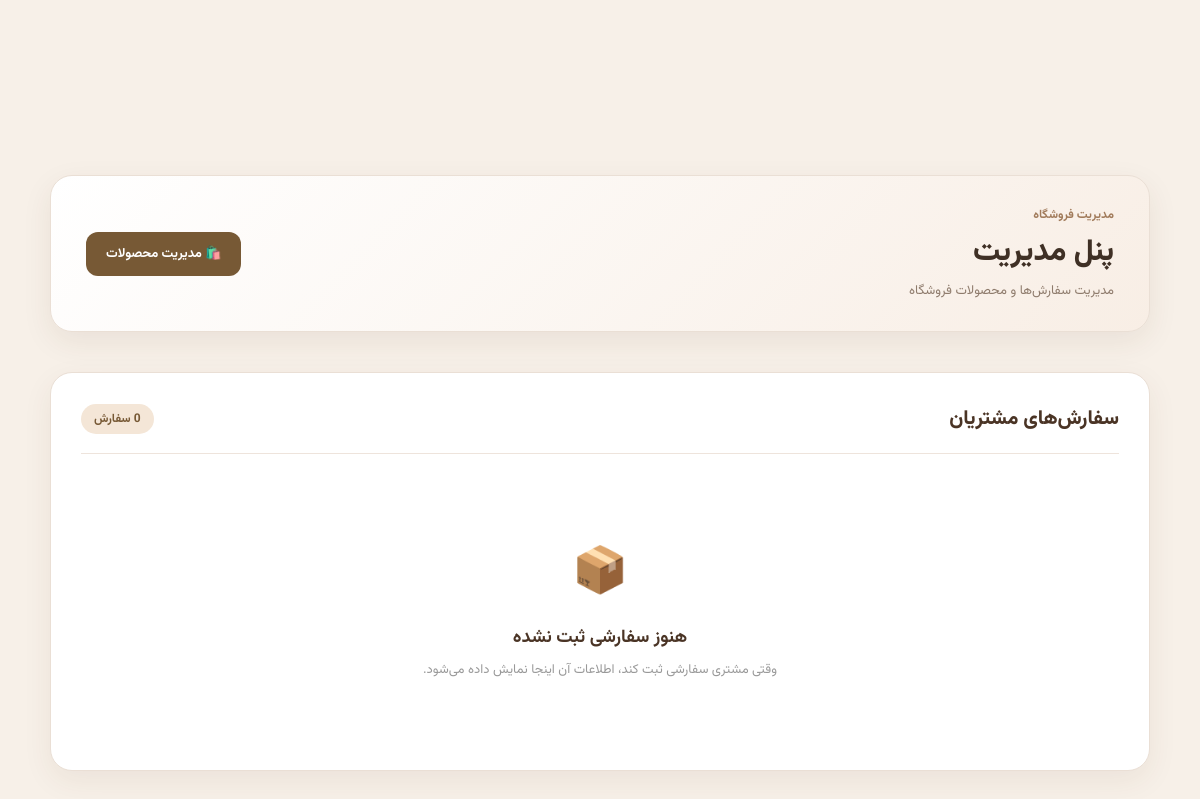
Page /admin/dashboard (signed in) on the earlier database version.
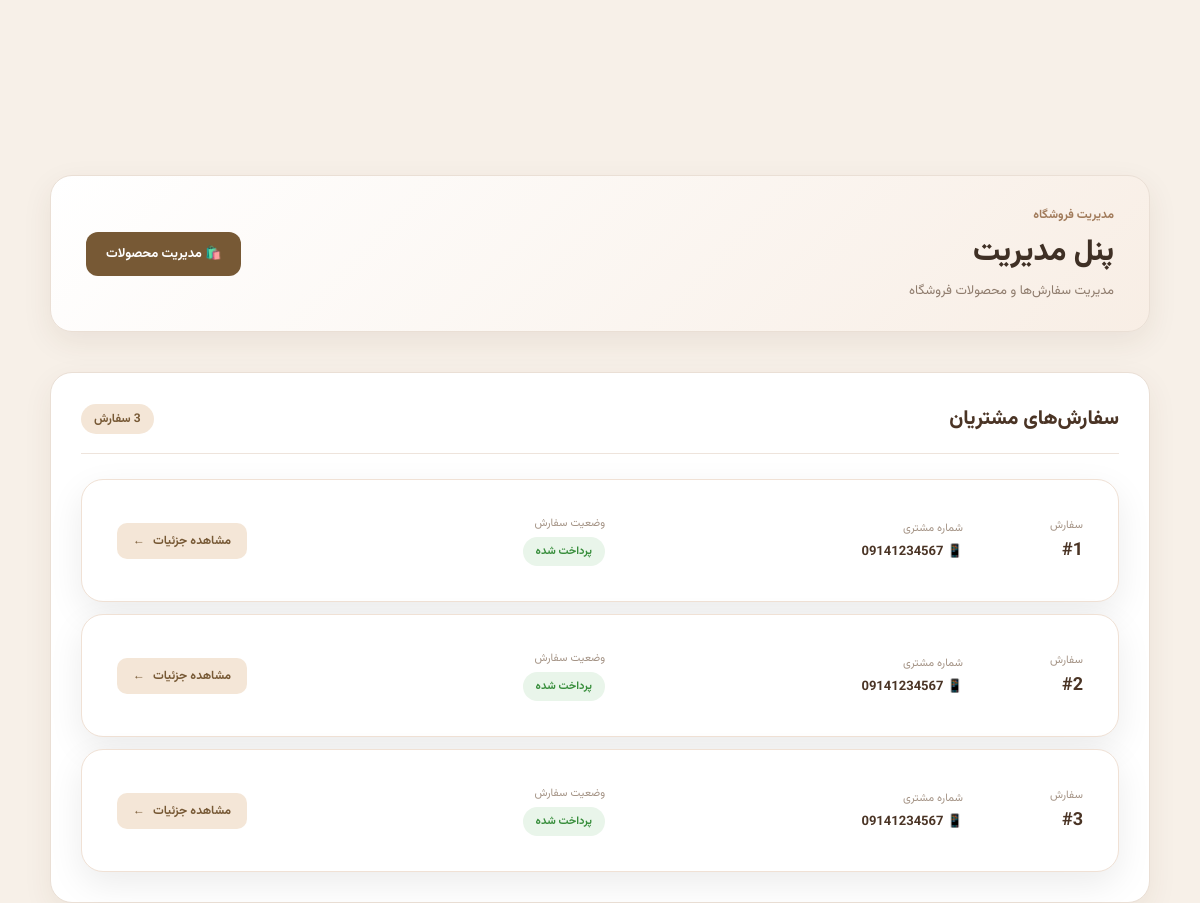
Same page on the later database version.
### models/cart.py (models this page shows, shortened)
class Cart(db.Model):
    __tablename__="carts"
    id=Column(Integer,primary_key=True)
    user_id=Column(Integer,ForeignKey('users.id') , nullable=False)
    status=Column(String,default="pending")
    user = db.relationship("User", backref=backref("carts", lazy="dynamic"))
    def get_status_persian(self):
        if self.status=="pending":
            return "در انتظار پرداخت (سبد خرید)"
        if self.status == "paid":
            return "پرداخت شده"
        if self.status == "sent":
            return "ارسال شده "
        if self.status == "rejected":
            return "رد شده "

### models/user.py (models this page shows)
class User(db.Model , UserMixin):
    __tablename__="users"
    id=Column(Integer,primary_key=True)
    username = Column(String,unique=True,nullable=False,index=True)
    password=Column(String,nullable=False,index=True)
    phone=Column(String(11),nullable=False,index=True)
    address=Column(String,nullable=False,index=True)

### blueprints/admin.py (the view)
@admin.route('/admin/dashboard', methods=['GET'])
def dashboard():
    cart=Cart.query.filter(Cart.status != 'pending').all()
    return render_template('dashboard.html',cart=cart)

### app.py (called while the page is built)
@login_manager.user_loader
def load_user(user_id):
    return User.query.get(int(user_id))

### blueprints/admin.py (called while the page is built)
@admin.before_request
def before_request():
    if session.get('admin_login', None) == None and request.endpoint !='admin.login':
        abort(403)

### templates/dashboard.html (shortened to what this page needs)
{% extends 'base.html' %}
{% block body %}
<div class="admin-dashboard">
    <div class="admin-dashboard-header">
        <div>
            <span class="admin-dashboard-label">مدیریت فروشگاه</span>
            <h1>پنل مدیریت</h1>
            <p>مدیریت سفارش‌ها و محصولات فروشگاه</p>
        </div>
        <a href="/admin/dashboard/products" class="admin-products-button">
            🛍️ مدیریت محصولات
        </a>
    </div>
    <div class="admin-orders-section">
        <div class="admin-section-title">
            <h2>سفارش‌های مشتریان</h2>
            <span>{{ cart|length }} سفارش</span>
        </div>
        <div class="admin-orders-list">
            {% for order in cart %}
            <div class="admin-order-card">
                <div class="admin-order-number">
                    <span>سفارش</span>
                    <strong>#{{ order.id }}</strong>
                </div>
                <div class="admin-customer">
                    <span class="admin-info-label">
                        شماره مشتری
                    </span>
                    <span class="admin-phone">
                        📱 {{ order.user.phone }}
                    </span>
                </div>
                <div class="admin-order-status">
                    <span class="admin-info-label">
                        وضعیت سفارش
                    </span>
                    <span class="admin-status-badge">
                        {{ order.get_status_persian() }}
                    </span>
                </div>
                <a href="{{ url_for('admin.order', id=order.id) }}"
                   class="admin-order-button">
                    مشاهده جزئیات
                    <span>←</span>
                </a>
            </div>
            {% else %}
            <div class="admin-empty-orders">
                <div class="admin-empty-icon">📦</div>
                <h3>هنوز سفارشی ثبت نشده</h3>
                <p>
                    وقتی مشتری سفارشی ثبت کند، اطلاعات آن اینجا نمایش داده می‌شود.
                </p>
            </div>
            {% endfor %}
        </div>
    </div>
</div>
{% endblock %}

Differences in the rows shown:
now on this page (row edited): Cart: id "1", user.phone "09141234567", get_status_persian "پرداخت شده"
added Cart: id "2", user.phone "09141234567", get_status_persian "پرداخت شده"
added Cart: id "3", user.phone "09141234567", get_status_persian "پرداخت شده"
Other differences:
text no longer shown: "📦 هنوز سفارشی ثبت نشده وقتی مشتری سفارشی ثبت کند، اطلاعات آن اینجا نمایش داده می‌شود."
